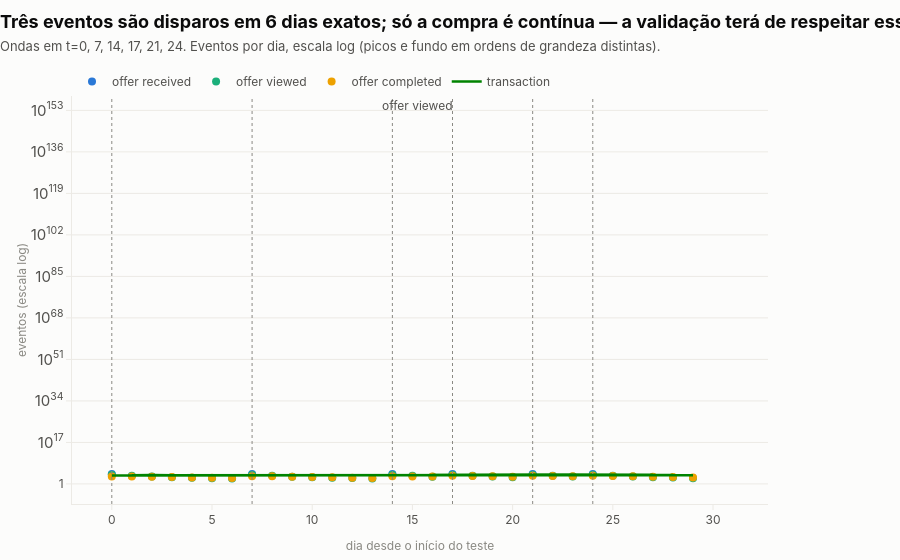

This figure's notebook cell:
### Markdown cell above
## 2. Eventos no tempo e ondas de campanha

O teste dura 30 dias. Os disparos não são contínuos.

### Code cell
frame_eventos = eda.events_over_time(events)
ondas = sorted(frame_eventos.loc[frame_eventos["event"] == "offer received", "dia"].unique())

# Os três eventos de campanha são disparos discretos (marcadores); só a compra é contínua (linha).
# Ordena por EVENT_ORDER para fixar a cor de cada série; vlines marcam os dias de disparo.
frame_eventos["event"] = pd.Categorical(frame_eventos["event"], categories=eda.EVENT_ORDER, ordered=True)
viz.line_series(
    frame_eventos.sort_values("event"), x="dia", y="eventos", group="event",
    title=f"Três eventos são disparos em {len(ondas)} dias exatos; só a compra é contínua — a validação terá de respeitar essas ondas",
    subtitle=f"Ondas em t={', '.join(str(int(d)) for d in ondas)}. Eventos por dia, escala log (picos e fundo em ordens de grandeza distintas).",
    xlabel="dia desde o início do teste", ylabel="eventos (escala log)",
    log_y=True, discrete_when=lambda e: e != "transaction",
    vlines=ondas, hover_unit="eventos",
)

### Figure 1 — Plotly figure (JSON) as saved in the notebook; plotly's stock layout.template omitted (floating-point values rounded to 4 significant figures)
{"data": [{"hovertemplate": "offer received<br>%{x}<br>%{y} eventos<extra></extra>", "marker": {"color": "#2a78d6", "size": 8}, "mode": "markers", "name": "offer received", "type": "scatter", "x": [24, 0, 7, 21, 17, 14], "y": [12765, 12650, 12669, 12704, 12778, 12711]}, {"hovertemplate": "offer viewed<br>%{x}<br>%{y} eventos<extra></extra>", "marker": {"color": "#1baf7a", "size": 8}, "mode": "markers", "name": "offer viewed", "type": "scatter", "x": [0, 1, 2, 12, 4, 5, 6, 7, 8, 9, 10, 3, 11, 15, 29, 28, 27, 26, 25, 24, 14, 23, 21, 20, 19, 18, 17, 16, 22, 13], "y": [5474, 2168, 1006, 256, 357, 229, 160, 5729, 2098, 949, 551, 549, 366, 2157, 240, 415, 615, 1053, 2197, 5794, 5639, 1063, 5799, 602, 1008, 2125, 5928, 967, 2076, 155]}, {"hovertemplate": "offer completed<br>%{x}<br>%{y} eventos<extra></extra>", "marker": {"color": "#eda100", "size": 8}, "mode": "markers", "name": "offer completed", "type": "scatter", "x": [0, 28, 29, 1, 2, 3, 4, 5, 6, 7, 9, 10, 11, 12, 13, 14, 8, 16, 15, 26, 25, 24, 23, 22, 27, 20, 19, 18, 17, 21], "y": [1014, 646, 451, 1025, 848, 655, 480, 358, 278, 1429, 937, 678, 510, 357, 289, 1562, 1309, 1000, 1251, 1367, 1942, 2444, 1288, 1790, 951, 895, 1393, 1861, 2327, 2244]}, {"hovertemplate": "transaction<br>%{x}<br>%{y} eventos<extra></extra>", "line": {"color": "#008300", "width": 2.5}, "mode": "lines", "name": "transaction", "type": "scatter", "x": [16, 17, 18, 19, 20, 21, 23, 24, 25, 26, 27, 15, 22, 14, 0, 12, 11, 10, 9, 8, 7, 6, 5, 4, 3, 2, 1, 28, 13, 29], "y": [5054, 5634, 5887, 5506, 5030, 5525, 5407, 5655, 5866, 5510, 5044, 4943, 5656, 4484, 3159, 3703, 4059, 4367, 4928, 4671, 4211, 3235, 3484, 3814, 4035, 4190, 4006, 4529, 3433, 3928]}], "layout": {"annotations": [{"font": {"color": "#52514e", "size": 12}, "showarrow": false, "text": "offer received", "x": 14, "xanchor": "left", "xshift": 8, "y": 12711}, {"font": {"color": "#52514e", "size": 12}, "showarrow": false, "text": "offer viewed", "x": 13, "xanchor": "left", "xshift": 8, "y": 155}, {"font": {"color": "#52514e", "size": 12}, "showarrow": false, "text": "offer completed", "x": 21, "xanchor": "left", "xshift": 8, "y": 2244}, {"font": {"color": "#52514e", "size": 12}, "showarrow": false, "text": "transaction", "x": 29, "xanchor": "left", "xshift": 8, "y": 3928}], "shapes": [{"line": {"color": "#8a8983", "dash": "dot", "width": 1}, "type": "line", "x0": 0, "x1": 0, "xref": "x", "y0": 0, "y1": 1, "yref": "y domain"}, {"line": {"color": "#8a8983", "dash": "dot", "width": 1}, "type": "line", "x0": 7, "x1": 7, "xref": "x", "y0": 0, "y1": 1, "yref": "y domain"}, {"line": {"color": "#8a8983", "dash": "dot", "width": 1}, "type": "line", "x0": 14, "x1": 14, "xref": "x", "y0": 0, "y1": 1, "yref": "y domain"}, {"line": {"color": "#8a8983", "dash": "dot", "width": 1}, "type": "line", "x0": 17, "x1": 17, "xref": "x", "y0": 0, "y1": 1, "yref": "y domain"}, {"line": {"color": "#8a8983", "dash": "dot", "width": 1}, "type": "line", "x0": 21, "x1": 21, "xref": "x", "y0": 0, "y1": 1, "yref": "y domain"}, {"line": {"color": "#8a8983", "dash": "dot", "width": 1}, "type": "line", "x0": 24, "x1": 24, "xref": "x", "y0": 0, "y1": 1, "yref": "y domain"}], "title": {"text": "<b>Três eventos são disparos em 6 dias exatos; só a compra é contínua — a validação terá de respeitar essas ondas</b><br><span style='font-size:13px;color:#52514e'>Ondas em t=0, 7, 14, 17, 21, 24. Eventos por dia, escala log (picos e fundo em ordens de grandeza distintas).</span>"}, "xaxis": {"title": {"text": "dia desde o início do teste"}}, "yaxis": {"title": {"text": "eventos (escala log)"}, "type": "log"}}}
